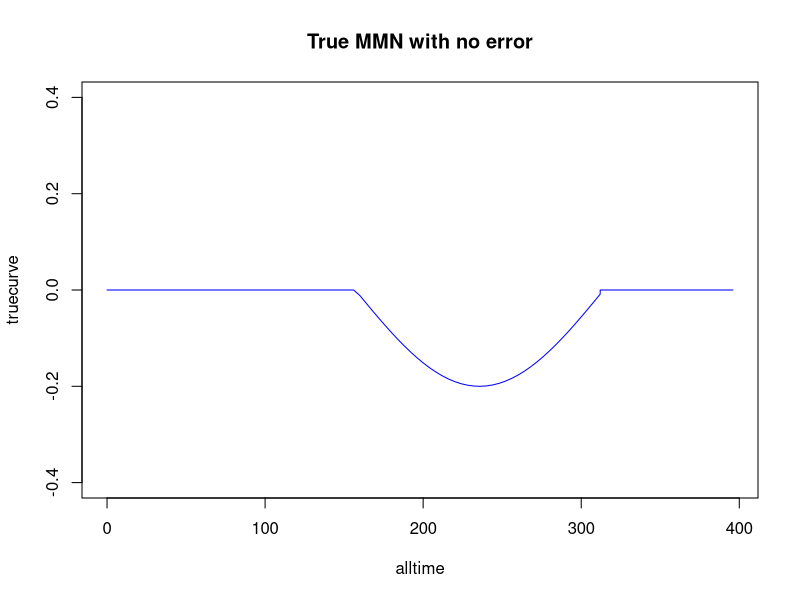
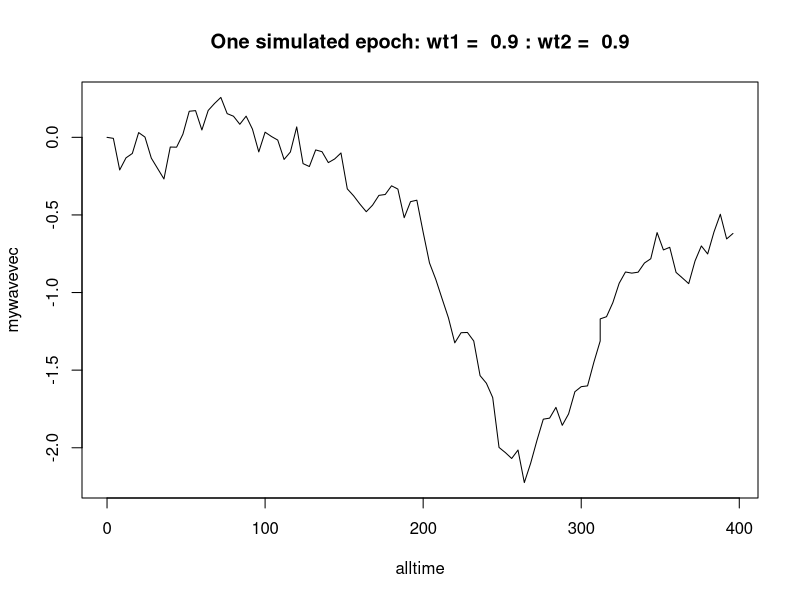
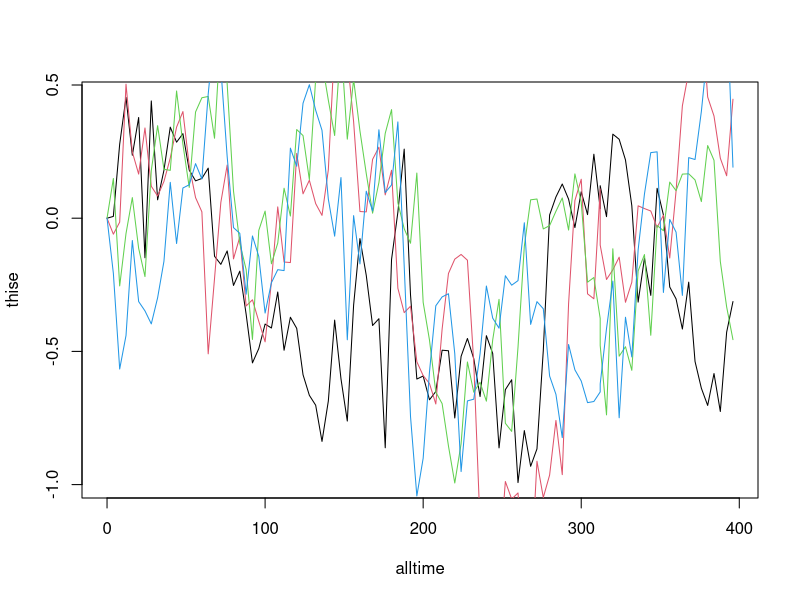
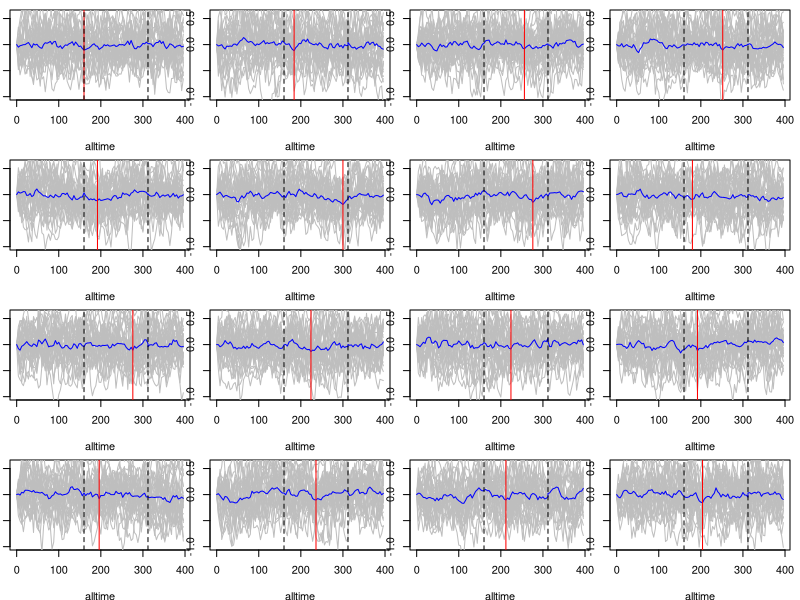
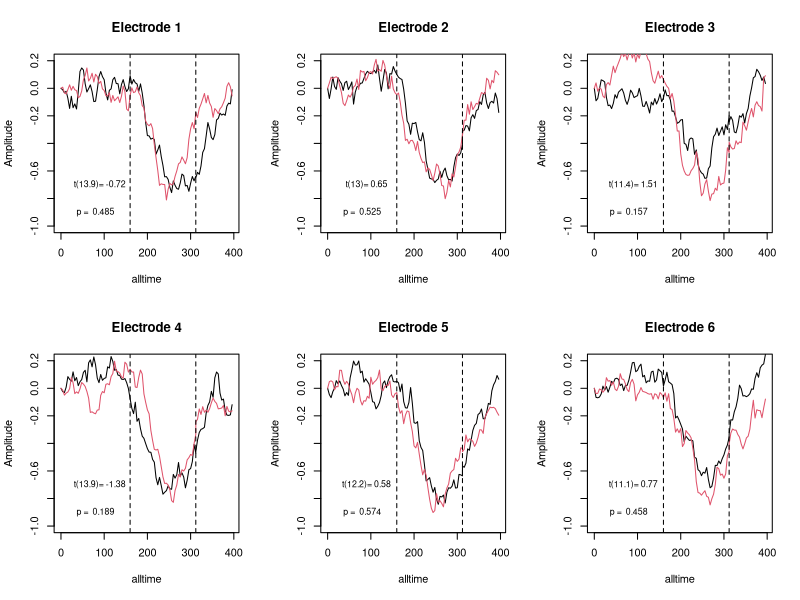

These charts were generated, in order, by the following R code:
## ---- chunk 1
knitr::opts_chunk$set(echo = TRUE)
## ---- chunk 2
#Simplified waveform: baseline is flat, then downward blip then flat again
pngplot <- 0 #if you toggle this value to 1, graphs will be created as png rather than on screen

myt <- seq(0,400,4) #vector of times for the epoch; 0 to 400 in steps of 4 ms

phase1t <-c(0,160) #time range for phase 1 - flat signal
phase1r<-which(myt<phase1t[2]) #r gives range of indices of time vector for this phase
phase1v <-rep(0,length(phase1r)) #v gives amplitudes for true signal in this phase - all zero

phase2t <-c(161,316) #this phase has inverted U 
w3<-max(which(myt<phase2t[1]))
w4<-max(which(myt<phase2t[2]))
phase2r <- w3:w4 #r gives range of indices of time vector for phase 2
phase2v <- sin(myt[phase2r]/50)/5 #amplitudes for phase 2: should be possible to do this in a 
#more elegant way: these values are just hand-crafted so that for these timings we get a nice U-function

phase3t <-c(316,400) #back to flat line after the U-function
w5<-max(which(myt<phase3t[1]))
w6<-max(which(myt<phase3t[2]))
phase3r <-w5:w6
phase3v <-rep(0,length(w5:w6))

#Now create x and y vectors for plotting
alltime <-myt[c(phase1r,phase2r,phase3r)]
truecurve <- c(phase1v,phase2v,phase3v)

if(pngplot==1){
  png("trueMMN.png",width = 4, height = 4, units = 'in', res = 300) 
}
plot(alltime,truecurve,type='n',ylim=c(-.4,.4),main='True MMN with no error') #create frame to plot lines in 
lines(alltime,truecurve,col='blue') #add the lines

if(pngplot==1){
  dev.off() #turn off printing to png
}
## ---- chunk 3
mymakewave <- function(timepts,wt1,wt2,truecurve) {
  mywavevec<-rep(0,timepts) #start at zero
  for (j in 2:timepts){ 
    
    #work out next timepoint on basis of previous timepoint, randomness plus true curve
    mywavevec[j]<-wt1*mywavevec[j-1]+(1-wt1)*rnorm(1)+wt2*truecurve[j]
  }
  return(mywavevec)
}
## ---- chunk 4
wt1 <-.9 #specifies autocorrelation between pts - ie noisiness of waveform
wt2 <-.9 #specifies weighting for true effect - zero will give flat line
timepts <- length(alltime)
mywavevec <- mymakewave(timepts,wt1,wt2,truecurve)
plot(alltime,mywavevec,type='n', main=paste('One simulated epoch: wt1 = ',wt1,': wt2 = ',wt2))
lines(alltime,mywavevec)
## ---- chunk 5

nsub<-16 #can alter this number, but it needs to be an even number


ntrials <- 30  #N trials to simulate: results saved in myresults for each run


#Next we set up a dataframe to hold the averaged ERP for each subject: each row is one timepoint, and there a column for each subject
subresults<-data.frame(matrix(NA,nrow=length(alltime),ncol=nsub+1))
subresults[,1]<-alltime #column 1 has the time values

#Another dataframe stores the MMN values for each subject
#We will compare how results vary depending on how this is computed: whether peak or average
allmmn<-data.frame(matrix(NA,nrow=nsub,ncol=3))

png("subs.png",width = 4, height = 4, units = 'in', res = 300) 
#This plot too big for plot pane, so write to png: 4 x 4 grid of plots 
par(mfrow=c(4,4), mai = c(.5, 0.1, 0.1, 0.1)) #mai avoids big white spaces between plots

for (k in 1:nsub){
  plot(alltime,truecurve,type='n',ylim=c(-1,.6)) #just creates empty plot: we will add lines later
  
  myresults <- data.frame(matrix(NA,nrow=timepts,ncol=ntrials))#temporary store: overwritten for each subject
  
  wt1 <- .8 #weight that determines correlation between adjacent timepoints
  wt2 <- 0 #we start by simulating case where there is no true signal
  
  for (i in 1:ntrials){
    myresults[,i] <- mymakewave(timepts,wt1,wt2,truecurve)
    lines(alltime,myresults[,i],col='grey') #plot waveform for this trial: these all superimposed
  }
  
  #Now compute average across all trials
  mmnphase<-phase2r
  mmnavg<-rowMeans(myresults[,1:ntrials])
  subresults[,(k+1)] <-mmnavg #store the average waveform for this subject; time in row, mean amplitude in columns
  lines(alltime,mmnavg,col='blue') #add the average to plot for this subject
  thismmn<- min(mmnavg[mmnphase]) #find minimum value within the time window for MMN
  w<-which(mmnavg==thismmn) #find the corresponding index for this value
  abline(v=alltime[w],col='red') #draw vertical red line to show the peak value
  abline(v=alltime[w3],lty=2) #draw vertical dotted lines to show the window
  abline(v=alltime[w4],lty=2)
  allmmn[k,1]<-alltime[w] #record peak latency in col1 of allmmn
  allmmn[k,2]<-thismmn #record peak value in col2 of allmmn
  allmmn[k,3]<-mean(mmnavg[w3:w4]) #record mean amplitude in MMN window in col3  of allmmn
}
colnames(allmmn)<-c('Latency','Peak','Meanamp')
dev.off() #stop writing plots to png
## ---- chunk 6
t.test(allmmn$Peak) #single sample t.test against mean of zero, peak amplitude
t.test(allmmn$Meanamp) #single sample t.test against mean of zero, mean amplitude

## ---- chunk 7
makemanywaves <- function(timepts,wt1,wt2,wt3,truecurve,nelec) {
  #wt3 is weight for additional random term: if this is low, then all waveforms will be similar
  mywavedf<-data.frame(matrix(0,nrow=timepts,ncol=nelec)) #initialise dataframe
  for (j in 2:timepts){ 
    for (e in 1:nelec){
      
      #work out next timepoint on basis of previous timepoint, randomness plus true curve
      mywavedf[j,e]<-wt1*mywavedf[j-1,e]+(1-wt1)*rnorm(1)+wt2*truecurve[j]+wt3*rnorm(1)
    }
  }
  return(mywavedf)
  
}

## ---- chunk 8

wt1 <- .8
wt2 <- .8
wt3 <- .1
nelec=4

mywavedf <- makemanywaves(timepts,wt1,wt2,wt3,truecurve,nelec)
thise<-mywavedf[,1]
plot(alltime,thise,type='n')
for (e in 1:nelec){
  thise<-mywavedf[,e]
  lines(alltime,thise,col=e)
}
## ---- chunk 9
#Specify the range of indices for group1 and group2, equal sized groups
subrange1<-1:(nsub/2)
subrange2<-(1+nsub/2):nsub

nelec=6

#Create a 3D array to hold data : time x subject x electrode
datamatrix <- array(0,dim=c(timepts,nsub,nelec))

#Populate the matrix - to simplify, rather than simulating individual trials and averaging, we will assume the simulated data is an averaged value. We'll specify a high value for wt1 and wt2, which will mean the waves include a true effect and are not so noisy.

wt1 <- .9 #term that influences noisiness of waveform
wt2 <- .4 #term that affects SNR - i.e. ability to detect true waveform influence
wt3 <- .1 #term that influences similarity between electrodes

for (k in 1:nsub){
  mywavedf <- makemanywaves(timepts,wt1,wt2,wt3,truecurve,nelec)
  datamatrix[,k,]<-as.matrix(mywavedf)
}
## ---- chunk 10
elecdf <- data.frame(matrix(0,nrow=nsub,ncol=nelec))
for (k in 1:nsub){
  for (e in 1:nelec){
    elecdf[k,e]<-mean(datamatrix[mmnphase,k,e])
  }
}

#now inspect waveforms for group1 and group2 for each electrode
png("elecplots.png", width = 6.5, height = 4, units = 'in', res = 300) #write plot to png file

par(mfrow=c(2,3)) #plots in a 2 x 3 grid
elecdf$group <-1
elecdf$group[subrange2]<-2

 for (e in 1:nelec){
   plot(alltime,rowMeans(datamatrix[,subrange1,e]),type='l',main=paste('Electrode',e),
        ylim=c(-1,.2),ylab='Amplitude')
   lines(alltime,rowMeans(datamatrix[,subrange2,e]),col=2)
    myt<- t.test(elecdf[,e]~elecdf$group)
   text(90,-.7,paste0('t(',round(myt$parameter,1),')= ',round(myt$statistic,2)),cex=.8)
   text(80,-.9,paste('p = ',round(myt$p.value,3)),cex=.8)
   abline(v=alltime[mmnphase[1]],lty=2)
   abline(v=alltime[max(mmnphase)],lty=2)
 }

dev.off()
